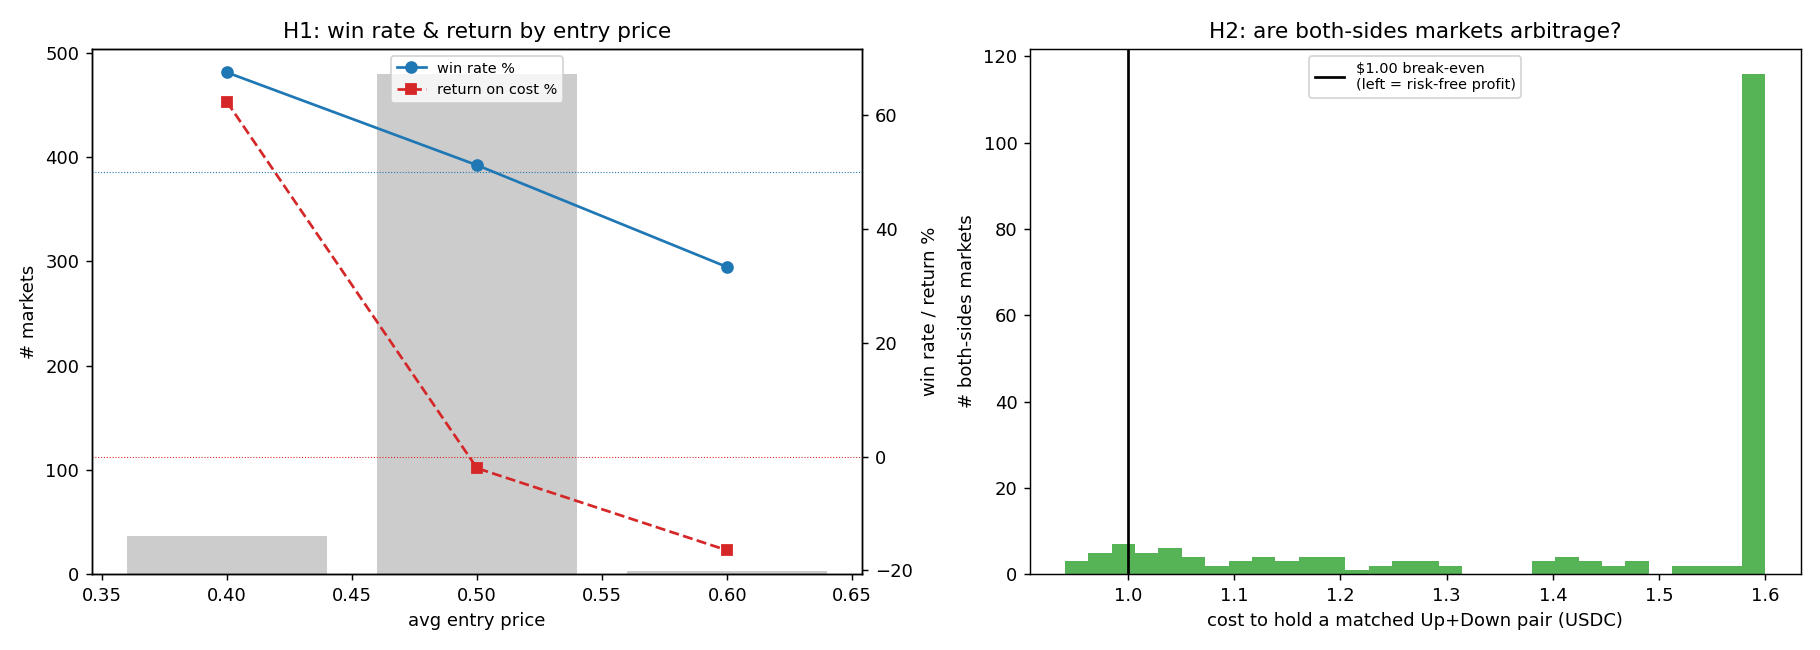

Here is the Python script that generated this plot:
#!/usr/bin/env python3
"""Test two strategy hypotheses for the wallet:
   1. Does the edge come from pricing (entry < fair) or from rebates?
   2. Are 'both outcomes bought' markets genuine arbitrage hedges or just re-quoting?
"""

from collections import defaultdict
import statistics as st

import matplotlib
matplotlib.use("Agg")
import matplotlib.pyplot as plt

import poly_pnl as P


def main():
    rows, status = P.fetch_all("/activity")
    if rows is None:
        raise SystemExit(f"failed HTTP {status}")

    # Aggregate per market (conditionId)
    mk = defaultdict(lambda: {
        "buy_cost": 0.0, "redeem": 0.0,
        "shares": defaultdict(float),   # outcome -> shares bought
        "cost": defaultdict(float),     # outcome -> usdc spent
        "buy_usdc_wsum": 0.0, "buy_shares": 0.0,
    })
    rebate_total = 0.0
    for r in rows:
        t = P.classify(r)
        cond = r.get("conditionId")
        val = P.usdc_value(r)
        if t == "BUY":
            m = mk[cond]
            m["buy_cost"] += val
            sz = P.num(r.get("size"))
            m["shares"][r.get("outcome")] += sz
            m["cost"][r.get("outcome")] += val
            m["buy_usdc_wsum"] += P.num(r.get("price")) * sz
            m["buy_shares"] += sz
        elif t == "REDEEM":
            mk[cond]["redeem"] += val
        elif "REWARD" in t or "REBATE" in t:
            rebate_total += val

    markets = list(mk.values())

    # ---------- Hypothesis 1: pricing vs rebates ----------
    total_buy = sum(m["buy_cost"] for m in markets)
    total_redeem = sum(m["redeem"] for m in markets)
    gross_trading = total_redeem - total_buy
    print("=== Hypothesis 1: pricing edge vs rebate edge ===")
    print(f"  total buy cost   : {total_buy:10.2f}")
    print(f"  total redeem     : {total_redeem:10.2f}")
    print(f"  gross trading P&L: {gross_trading:10.2f}  (return on cost {gross_trading/total_buy*100:5.2f}%)")
    print(f"  rebates/rewards  : {rebate_total:10.2f}")
    print(f"  total net        : {gross_trading + rebate_total:10.2f}")
    print(f"  --> rebates are {rebate_total/(gross_trading+rebate_total)*100:.1f}% of total profit\n")

    # Win rate & return by entry-price bucket (volume-weighted avg entry per market)
    buckets = defaultdict(lambda: {"n": 0, "win": 0, "buy": 0.0, "red": 0.0})
    pts_price, pts_ret = [], []
    for m in markets:
        if m["buy_shares"] <= 0 or m["buy_cost"] <= 0:
            continue
        avg_entry = m["buy_usdc_wsum"] / m["buy_shares"]
        b = round(avg_entry * 10) / 10
        net = m["redeem"] - m["buy_cost"]
        buckets[b]["n"] += 1
        buckets[b]["win"] += 1 if net > 0 else 0
        buckets[b]["buy"] += m["buy_cost"]
        buckets[b]["red"] += m["redeem"]
        pts_price.append(avg_entry)
        pts_ret.append(net / m["buy_cost"] * 100)

    print("=== Win rate & return by avg entry price (per market) ===")
    print("  entry   markets  winrate   return-on-cost")
    bx, b_win, b_ret = [], [], []
    for b in sorted(buckets):
        d = buckets[b]
        wr = d["win"] / d["n"] * 100
        roc = (d["red"] - d["buy"]) / d["buy"] * 100 if d["buy"] else 0
        print(f"  {b:.1f}    {d['n']:5d}   {wr:5.1f}%   {roc:7.2f}%")
        bx.append(b); b_win.append(wr); b_ret.append(roc)
    print()

    # ---------- Hypothesis 2: both-sides markets ----------
    both = [m for m in markets if len([o for o, s in m["shares"].items() if s > 0]) > 1]
    print(f"=== Hypothesis 2: both-outcomes markets (n={len(both)}) ===")
    arb = 0
    pair_costs = []
    for m in both:
        ss = [s for s in m["shares"].values() if s > 0]
        matched = min(ss)                     # guaranteed-redeem shares
        cost_per_pair = m["buy_cost"] / matched if matched else 0
        pair_costs.append(cost_per_pair)
        # arbitrage if combined cost to hold a matched pair < $1 (locks risk-free profit)
        # approximate per-pair price = sum of vol-weighted prices across both legs
        if cost_per_pair < 1.0 and matched > 0:
            arb += 1
    if pair_costs:
        print(f"  cost to hold a matched (Up+Down) pair, USDC:")
        print(f"    min={min(pair_costs):.3f} median={st.median(pair_costs):.3f} "
              f"mean={st.mean(pair_costs):.3f} max={max(pair_costs):.3f}")
        print(f"  markets where matched-pair cost < $1.00 (risk-free lock): {arb}/{len(both)}")
        # imbalance: how lopsided are the two legs (1.0 = perfect hedge)
        imb = []
        for m in both:
            ss = sorted([s for s in m["shares"].values() if s > 0])
            imb.append(ss[0] / ss[-1])
        print(f"  leg balance (smaller/larger shares): median={st.median(imb):.2f} "
              f"(1.0=perfect hedge, ~0=mostly one side)")

    # ---------- Plot ----------
    fig, ax = plt.subplots(1, 2, figsize=(14, 5))
    ax2 = ax[0].twinx()
    ax[0].bar(bx, [buckets[b]["n"] for b in bx], width=0.08, color="#cccccc", label="markets")
    ax2.plot(bx, b_win, "o-", color="#1f77b4", label="win rate %")
    ax2.plot(bx, b_ret, "s--", color="#d62728", label="return on cost %")
    ax2.axhline(50, color="#1f77b4", lw=0.6, ls=":")
    ax2.axhline(0, color="#d62728", lw=0.6, ls=":")
    ax[0].set_xlabel("avg entry price"); ax[0].set_ylabel("# markets")
    ax2.set_ylabel("win rate / return %")
    ax[0].set_title("H1: win rate & return by entry price")
    lines = ax2.get_lines()
    ax2.legend(loc="upper center", fontsize=8)

    ax[1].hist([min(1.6, c) for c in pair_costs], bins=30, color="#2ca02c", alpha=0.8)
    ax[1].axvline(1.0, color="black", lw=1.5, label="$1.00 break-even\n(left = risk-free profit)")
    ax[1].set_xlabel("cost to hold a matched Up+Down pair (USDC)")
    ax[1].set_ylabel("# both-sides markets")
    ax[1].set_title("H2: are both-sides markets arbitrage?")
    ax[1].legend(fontsize=8)

    plt.tight_layout()
    fig.savefig("poly_edge.png", dpi=130)
    print("\nSaved poly_edge.png")


if __name__ == "__main__":
    main()
